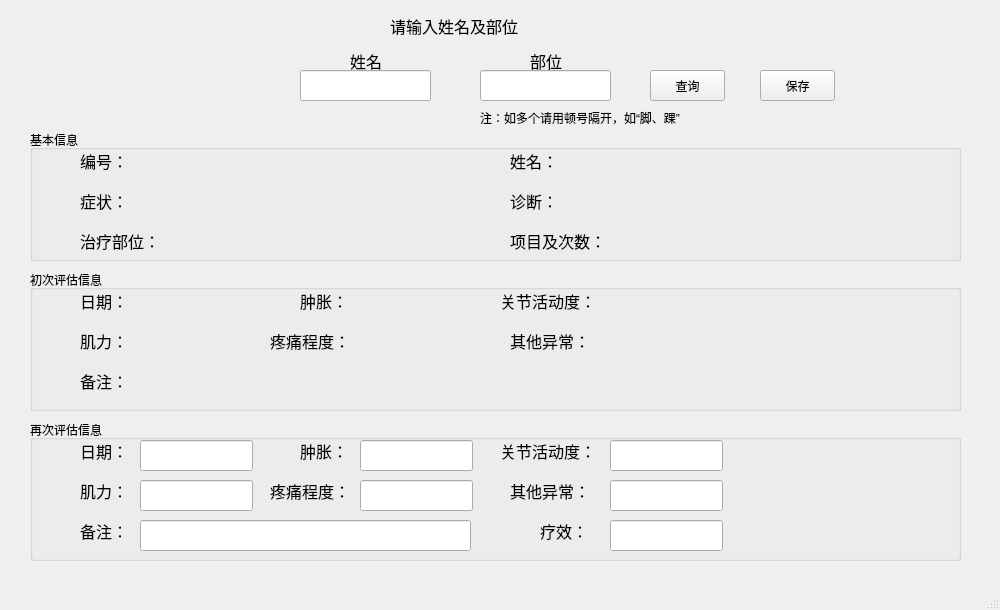
<?xml version="1.0" encoding="UTF-8"?>
<ui version="4.0">
 <class>ass_2</class>
 <widget class="QMainWindow" name="ass_2">
  <property name="geometry">
   <rect>
    <x>0</x>
    <y>0</y>
    <width>1000</width>
    <height>610</height>
   </rect>
  </property>
  <property name="windowTitle">
   <string>MainWindow</string>
  </property>
  <widget class="QWidget" name="centralwidget">
   <widget class="QLineEdit" name="lineEdit_part">
    <property name="geometry">
     <rect>
      <x>480</x>
      <y>70</y>
      <width>131</width>
      <height>31</height>
     </rect>
    </property>
   </widget>
   <widget class="QGroupBox" name="groupBox">
    <property name="enabled">
     <bool>true</bool>
    </property>
    <property name="geometry">
     <rect>
      <x>30</x>
      <y>130</y>
      <width>931</width>
      <height>131</height>
     </rect>
    </property>
    <property name="title">
     <string>基本信息</string>
    </property>
    <widget class="QLabel" name="label_3">
     <property name="geometry">
      <rect>
       <x>480</x>
       <y>10</y>
       <width>54</width>
       <height>41</height>
      </rect>
     </property>
     <property name="font">
      <font>
       <family>等线</family>
       <pointsize>12</pointsize>
      </font>
     </property>
     <property name="text">
      <string>姓名：</string>
     </property>
    </widget>
    <widget class="QLabel" name="label_4">
     <property name="geometry">
      <rect>
       <x>50</x>
       <y>10</y>
       <width>54</width>
       <height>41</height>
      </rect>
     </property>
     <property name="font">
      <font>
       <family>等线</family>
       <pointsize>12</pointsize>
      </font>
     </property>
     <property name="text">
      <string>编号：</string>
     </property>
    </widget>
    <widget class="QLabel" name="label_8">
     <property name="geometry">
      <rect>
       <x>10</x>
       <y>360</y>
       <width>81</width>
       <height>41</height>
      </rect>
     </property>
     <property name="font">
      <font>
       <family>等线</family>
       <pointsize>12</pointsize>
      </font>
     </property>
     <property name="text">
      <string>病史/主诉：</string>
     </property>
    </widget>
    <widget class="QLabel" name="Name_2">
     <property name="geometry">
      <rect>
       <x>560</x>
       <y>20</y>
       <width>121</width>
       <height>21</height>
      </rect>
     </property>
     <property name="text">
      <string/>
     </property>
    </widget>
    <widget class="QLabel" name="Number_2">
     <property name="geometry">
      <rect>
       <x>140</x>
       <y>20</y>
       <width>121</width>
       <height>21</height>
      </rect>
     </property>
     <property name="text">
      <string/>
     </property>
    </widget>
    <widget class="QLabel" name="History_2">
     <property name="geometry">
      <rect>
       <x>100</x>
       <y>370</y>
       <width>161</width>
       <height>71</height>
      </rect>
     </property>
     <property name="text">
      <string/>
     </property>
    </widget>
    <widget class="QLabel" name="label_14">
     <property name="geometry">
      <rect>
       <x>50</x>
       <y>50</y>
       <width>41</width>
       <height>41</height>
      </rect>
     </property>
     <property name="font">
      <font>
       <family>等线</family>
       <pointsize>12</pointsize>
      </font>
     </property>
     <property name="text">
      <string>症状：</string>
     </property>
    </widget>
    <widget class="QLabel" name="label_16">
     <property name="geometry">
      <rect>
       <x>480</x>
       <y>50</y>
       <width>41</width>
       <height>41</height>
      </rect>
     </property>
     <property name="font">
      <font>
       <family>等线</family>
       <pointsize>12</pointsize>
      </font>
     </property>
     <property name="text">
      <string>诊断：</string>
     </property>
    </widget>
    <widget class="QLabel" name="zhengzhuang_2">
     <property name="geometry">
      <rect>
       <x>140</x>
       <y>60</y>
       <width>301</width>
       <height>21</height>
      </rect>
     </property>
     <property name="text">
      <string/>
     </property>
    </widget>
    <widget class="QLabel" name="zhenduan_2">
     <property name="geometry">
      <rect>
       <x>560</x>
       <y>60</y>
       <width>321</width>
       <height>21</height>
      </rect>
     </property>
     <property name="text">
      <string/>
     </property>
    </widget>
    <widget class="QLabel" name="label_24">
     <property name="geometry">
      <rect>
       <x>480</x>
       <y>90</y>
       <width>101</width>
       <height>41</height>
      </rect>
     </property>
     <property name="font">
      <font>
       <family>等线</family>
       <pointsize>12</pointsize>
      </font>
     </property>
     <property name="text">
      <string>项目及次数：：</string>
     </property>
    </widget>
    <widget class="QLabel" name="buwei_2">
     <property name="geometry">
      <rect>
       <x>170</x>
       <y>100</y>
       <width>271</width>
       <height>21</height>
      </rect>
     </property>
     <property name="text">
      <string/>
     </property>
    </widget>
    <widget class="QLabel" name="label_34">
     <property name="geometry">
      <rect>
       <x>50</x>
       <y>90</y>
       <width>91</width>
       <height>41</height>
      </rect>
     </property>
     <property name="font">
      <font>
       <family>等线</family>
       <pointsize>12</pointsize>
      </font>
     </property>
     <property name="text">
      <string>治疗部位：</string>
     </property>
    </widget>
    <widget class="QLabel" name="cishu_2">
     <property name="geometry">
      <rect>
       <x>620</x>
       <y>100</y>
       <width>261</width>
       <height>21</height>
      </rect>
     </property>
     <property name="text">
      <string/>
     </property>
    </widget>
   </widget>
   <widget class="QGroupBox" name="groupBox_2">
    <property name="enabled">
     <bool>true</bool>
    </property>
    <property name="geometry">
     <rect>
      <x>30</x>
      <y>270</y>
      <width>931</width>
      <height>141</height>
     </rect>
    </property>
    <property name="title">
     <string>初次评估信息</string>
    </property>
    <widget class="QLabel" name="label_17">
     <property name="geometry">
      <rect>
       <x>270</x>
       <y>10</y>
       <width>54</width>
       <height>41</height>
      </rect>
     </property>
     <property name="font">
      <font>
       <family>等线</family>
       <pointsize>12</pointsize>
      </font>
     </property>
     <property name="text">
      <string>肿胀：</string>
     </property>
    </widget>
    <widget class="QLabel" name="label_18">
     <property name="geometry">
      <rect>
       <x>50</x>
       <y>10</y>
       <width>54</width>
       <height>41</height>
      </rect>
     </property>
     <property name="font">
      <font>
       <family>等线</family>
       <pointsize>12</pointsize>
      </font>
     </property>
     <property name="text">
      <string>日期：</string>
     </property>
    </widget>
    <widget class="QLabel" name="label_19">
     <property name="geometry">
      <rect>
       <x>10</x>
       <y>360</y>
       <width>81</width>
       <height>41</height>
      </rect>
     </property>
     <property name="font">
      <font>
       <family>等线</family>
       <pointsize>12</pointsize>
      </font>
     </property>
     <property name="text">
      <string>病史/主诉：</string>
     </property>
    </widget>
    <widget class="QLabel" name="zhongzhang1_3">
     <property name="geometry">
      <rect>
       <x>330</x>
       <y>20</y>
       <width>121</width>
       <height>21</height>
      </rect>
     </property>
     <property name="text">
      <string/>
     </property>
    </widget>
    <widget class="QLabel" name="date1_3">
     <property name="geometry">
      <rect>
       <x>110</x>
       <y>20</y>
       <width>121</width>
       <height>21</height>
      </rect>
     </property>
     <property name="text">
      <string/>
     </property>
    </widget>
    <widget class="QLabel" name="History_9">
     <property name="geometry">
      <rect>
       <x>100</x>
       <y>370</y>
       <width>161</width>
       <height>71</height>
      </rect>
     </property>
     <property name="text">
      <string/>
     </property>
    </widget>
    <widget class="QLabel" name="label_35">
     <property name="geometry">
      <rect>
       <x>50</x>
       <y>50</y>
       <width>41</width>
       <height>41</height>
      </rect>
     </property>
     <property name="font">
      <font>
       <family>等线</family>
       <pointsize>12</pointsize>
      </font>
     </property>
     <property name="text">
      <string>肌力：</string>
     </property>
    </widget>
    <widget class="QLabel" name="label_36">
     <property name="geometry">
      <rect>
       <x>50</x>
       <y>90</y>
       <width>41</width>
       <height>41</height>
      </rect>
     </property>
     <property name="font">
      <font>
       <family>等线</family>
       <pointsize>12</pointsize>
      </font>
     </property>
     <property name="text">
      <string>备注：</string>
     </property>
    </widget>
    <widget class="QLabel" name="jili1_3">
     <property name="geometry">
      <rect>
       <x>110</x>
       <y>60</y>
       <width>111</width>
       <height>21</height>
      </rect>
     </property>
     <property name="text">
      <string/>
     </property>
    </widget>
    <widget class="QLabel" name="beizhu1_3">
     <property name="geometry">
      <rect>
       <x>110</x>
       <y>100</y>
       <width>501</width>
       <height>31</height>
      </rect>
     </property>
     <property name="text">
      <string/>
     </property>
    </widget>
    <widget class="QLabel" name="guanjie1_3">
     <property name="geometry">
      <rect>
       <x>590</x>
       <y>20</y>
       <width>321</width>
       <height>21</height>
      </rect>
     </property>
     <property name="text">
      <string/>
     </property>
    </widget>
    <widget class="QLabel" name="label_37">
     <property name="geometry">
      <rect>
       <x>470</x>
       <y>10</y>
       <width>101</width>
       <height>41</height>
      </rect>
     </property>
     <property name="font">
      <font>
       <family>等线</family>
       <pointsize>12</pointsize>
      </font>
     </property>
     <property name="text">
      <string>关节活动度：</string>
     </property>
    </widget>
    <widget class="QLabel" name="pain1_3">
     <property name="geometry">
      <rect>
       <x>330</x>
       <y>60</y>
       <width>121</width>
       <height>21</height>
      </rect>
     </property>
     <property name="text">
      <string/>
     </property>
    </widget>
    <widget class="QLabel" name="label_38">
     <property name="geometry">
      <rect>
       <x>240</x>
       <y>50</y>
       <width>81</width>
       <height>41</height>
      </rect>
     </property>
     <property name="font">
      <font>
       <family>等线</family>
       <pointsize>12</pointsize>
      </font>
     </property>
     <property name="text">
      <string>疼痛程度：</string>
     </property>
    </widget>
    <widget class="QLabel" name="label_39">
     <property name="geometry">
      <rect>
       <x>480</x>
       <y>50</y>
       <width>81</width>
       <height>41</height>
      </rect>
     </property>
     <property name="font">
      <font>
       <family>等线</family>
       <pointsize>12</pointsize>
      </font>
     </property>
     <property name="text">
      <string>其他异常：</string>
     </property>
    </widget>
    <widget class="QLabel" name="other1_3">
     <property name="geometry">
      <rect>
       <x>570</x>
       <y>60</y>
       <width>201</width>
       <height>21</height>
      </rect>
     </property>
     <property name="text">
      <string/>
     </property>
    </widget>
   </widget>
   <widget class="QLabel" name="label_40">
    <property name="geometry">
     <rect>
      <x>480</x>
      <y>110</y>
      <width>231</width>
      <height>16</height>
     </rect>
    </property>
    <property name="text">
     <string>注：如多个请用顿号隔开，如“脚、踝”</string>
    </property>
   </widget>
   <widget class="QLabel" name="label_41">
    <property name="geometry">
     <rect>
      <x>350</x>
      <y>40</y>
      <width>54</width>
      <height>41</height>
     </rect>
    </property>
    <property name="font">
     <font>
      <family>等线</family>
      <pointsize>12</pointsize>
     </font>
    </property>
    <property name="text">
     <string>姓名</string>
    </property>
   </widget>
   <widget class="QLabel" name="label_42">
    <property name="geometry">
     <rect>
      <x>390</x>
      <y>10</y>
      <width>201</width>
      <height>31</height>
     </rect>
    </property>
    <property name="font">
     <font>
      <family>微软雅黑</family>
      <pointsize>12</pointsize>
     </font>
    </property>
    <property name="text">
     <string>请输入姓名及部位</string>
    </property>
   </widget>
   <widget class="QGroupBox" name="groupBox_3">
    <property name="enabled">
     <bool>true</bool>
    </property>
    <property name="geometry">
     <rect>
      <x>30</x>
      <y>420</y>
      <width>931</width>
      <height>141</height>
     </rect>
    </property>
    <property name="title">
     <string>再次评估信息</string>
    </property>
    <widget class="QLabel" name="label_43">
     <property name="geometry">
      <rect>
       <x>270</x>
       <y>10</y>
       <width>54</width>
       <height>41</height>
      </rect>
     </property>
     <property name="font">
      <font>
       <family>等线</family>
       <pointsize>12</pointsize>
      </font>
     </property>
     <property name="text">
      <string>肿胀：</string>
     </property>
    </widget>
    <widget class="QLabel" name="label_44">
     <property name="geometry">
      <rect>
       <x>50</x>
       <y>10</y>
       <width>54</width>
       <height>41</height>
      </rect>
     </property>
     <property name="font">
      <font>
       <family>等线</family>
       <pointsize>12</pointsize>
      </font>
     </property>
     <property name="text">
      <string>日期：</string>
     </property>
    </widget>
    <widget class="QLabel" name="label_45">
     <property name="geometry">
      <rect>
       <x>10</x>
       <y>360</y>
       <width>81</width>
       <height>41</height>
      </rect>
     </property>
     <property name="font">
      <font>
       <family>等线</family>
       <pointsize>12</pointsize>
      </font>
     </property>
     <property name="text">
      <string>病史/主诉：</string>
     </property>
    </widget>
    <widget class="QLabel" name="History_10">
     <property name="geometry">
      <rect>
       <x>100</x>
       <y>370</y>
       <width>161</width>
       <height>71</height>
      </rect>
     </property>
     <property name="text">
      <string/>
     </property>
    </widget>
    <widget class="QLabel" name="label_46">
     <property name="geometry">
      <rect>
       <x>50</x>
       <y>50</y>
       <width>41</width>
       <height>41</height>
      </rect>
     </property>
     <property name="font">
      <font>
       <family>等线</family>
       <pointsize>12</pointsize>
      </font>
     </property>
     <property name="text">
      <string>肌力：</string>
     </property>
    </widget>
    <widget class="QLabel" name="label_47">
     <property name="geometry">
      <rect>
       <x>50</x>
       <y>90</y>
       <width>41</width>
       <height>41</height>
      </rect>
     </property>
     <property name="font">
      <font>
       <family>等线</family>
       <pointsize>12</pointsize>
      </font>
     </property>
     <property name="text">
      <string>备注：</string>
     </property>
    </widget>
    <widget class="QLabel" name="label_48">
     <property name="geometry">
      <rect>
       <x>470</x>
       <y>10</y>
       <width>101</width>
       <height>41</height>
      </rect>
     </property>
     <property name="font">
      <font>
       <family>等线</family>
       <pointsize>12</pointsize>
      </font>
     </property>
     <property name="text">
      <string>关节活动度：</string>
     </property>
    </widget>
    <widget class="QLabel" name="label_49">
     <property name="geometry">
      <rect>
       <x>240</x>
       <y>50</y>
       <width>81</width>
       <height>41</height>
      </rect>
     </property>
     <property name="font">
      <font>
       <family>等线</family>
       <pointsize>12</pointsize>
      </font>
     </property>
     <property name="text">
      <string>疼痛程度：</string>
     </property>
    </widget>
    <widget class="QLabel" name="label_50">
     <property name="geometry">
      <rect>
       <x>480</x>
       <y>50</y>
       <width>81</width>
       <height>41</height>
      </rect>
     </property>
     <property name="font">
      <font>
       <family>等线</family>
       <pointsize>12</pointsize>
      </font>
     </property>
     <property name="text">
      <string>其他异常：</string>
     </property>
    </widget>
    <widget class="QLabel" name="label_51">
     <property name="geometry">
      <rect>
       <x>510</x>
       <y>90</y>
       <width>41</width>
       <height>41</height>
      </rect>
     </property>
     <property name="font">
      <font>
       <family>等线</family>
       <pointsize>12</pointsize>
      </font>
     </property>
     <property name="text">
      <string>疗效：</string>
     </property>
    </widget>
    <widget class="QLineEdit" name="date2">
     <property name="geometry">
      <rect>
       <x>110</x>
       <y>20</y>
       <width>113</width>
       <height>31</height>
      </rect>
     </property>
    </widget>
    <widget class="QLineEdit" name="zhongzhang2">
     <property name="geometry">
      <rect>
       <x>330</x>
       <y>20</y>
       <width>113</width>
       <height>31</height>
      </rect>
     </property>
    </widget>
    <widget class="QLineEdit" name="guanjie2">
     <property name="geometry">
      <rect>
       <x>580</x>
       <y>20</y>
       <width>113</width>
       <height>31</height>
      </rect>
     </property>
    </widget>
    <widget class="QLineEdit" name="jili2">
     <property name="geometry">
      <rect>
       <x>110</x>
       <y>60</y>
       <width>113</width>
       <height>31</height>
      </rect>
     </property>
    </widget>
    <widget class="QLineEdit" name="pain2">
     <property name="geometry">
      <rect>
       <x>330</x>
       <y>60</y>
       <width>113</width>
       <height>31</height>
      </rect>
     </property>
    </widget>
    <widget class="QLineEdit" name="other2">
     <property name="geometry">
      <rect>
       <x>580</x>
       <y>60</y>
       <width>113</width>
       <height>31</height>
      </rect>
     </property>
    </widget>
    <widget class="QLineEdit" name="beizhu2">
     <property name="geometry">
      <rect>
       <x>110</x>
       <y>100</y>
       <width>331</width>
       <height>31</height>
      </rect>
     </property>
    </widget>
    <widget class="QLineEdit" name="liaoxiao2">
     <property name="geometry">
      <rect>
       <x>580</x>
       <y>100</y>
       <width>113</width>
       <height>31</height>
      </rect>
     </property>
    </widget>
   </widget>
   <widget class="QPushButton" name="pushButton">
    <property name="geometry">
     <rect>
      <x>650</x>
      <y>70</y>
      <width>75</width>
      <height>31</height>
     </rect>
    </property>
    <property name="text">
     <string>查询</string>
    </property>
   </widget>
   <widget class="QLabel" name="label_52">
    <property name="geometry">
     <rect>
      <x>530</x>
      <y>40</y>
      <width>54</width>
      <height>41</height>
     </rect>
    </property>
    <property name="font">
     <font>
      <family>等线</family>
      <pointsize>12</pointsize>
     </font>
    </property>
    <property name="text">
     <string>部位</string>
    </property>
   </widget>
   <widget class="QLineEdit" name="lineEdit_name">
    <property name="geometry">
     <rect>
      <x>300</x>
      <y>70</y>
      <width>131</width>
      <height>31</height>
     </rect>
    </property>
   </widget>
   <widget class="QPushButton" name="save_btn">
    <property name="geometry">
     <rect>
      <x>760</x>
      <y>70</y>
      <width>75</width>
      <height>31</height>
     </rect>
    </property>
    <property name="text">
     <string>保存</string>
    </property>
   </widget>
  </widget>
  <widget class="QMenuBar" name="menubar">
   <property name="geometry">
    <rect>
     <x>0</x>
     <y>0</y>
     <width>1000</width>
     <height>23</height>
    </rect>
   </property>
  </widget>
  <widget class="QStatusBar" name="statusbar"/>
 </widget>
 <resources/>
 <connections/>
</ui>
